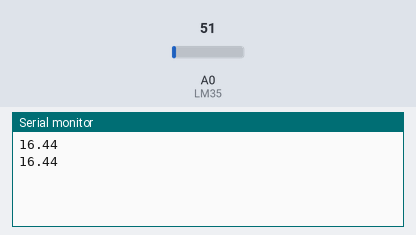
A sketch run on a simulated Arduino Uno, built with avr-gcc and run on an emulated ATmega328P. Shown: the last lines printed to the serial monitor. The inputs (shaded band) are chosen by the test bench; at power-on: A0 (LM35) = 51.

Above: at 5.8 s.
5.9 s: A0 (LM35) set to 61
At 11.4 s:
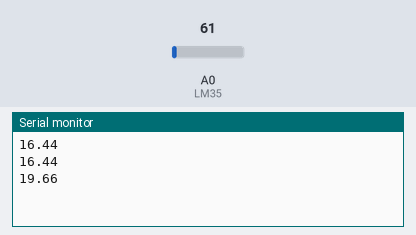
11.9 s: A0 (LM35) set to 71
At 16.4 s:
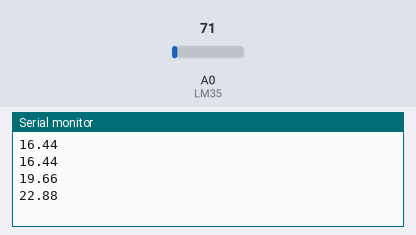
Timing chart, 0 to 17.9 s (numbered marks = the images above; inputs shaded):
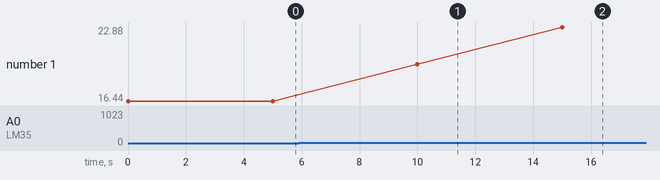

The sketch:

TempLogger_Arduino.ino
```cpp
#define LM35 A0 // define a label for "A0" pin

void setup() {
  // put your setup code here, to run once:

  // Use Serial interface for connecting Arduino
  // to an app in the computer
  Serial.begin(9600); // Serial connection speed: 9600bps

  // The LM35 follows a linear scale with a 10 mV/ºC factor
  // so the max value of its output analog voltage
  // is supposed to be 1.5V at 150ºC (the maximum detectable temperature by LM35)
  // which is small compared to the default analog voltage reference of Arduino (5V)
  //
  // So we modify the resolution of the ADC (thus reducing the quantization error)
  // by changing the analog voltage reference of the ADC to 3.3V,
  // which is a voltage reference available in the Arduino board.
  analogReference(EXTERNAL); // connect AREF pin to 3.3V pin

  // NEVER, EVER connect AREF pin to an external voltage reference
  // if analogReference() is not called BEFORE analogRead()
  // or you will create an internal shotcut between the external voltage reference
  // and the default analog voltage reference (5V)
}

void loop() {
  // put your main code here, to run repeatedly:

  // Read the output of the LM35.
  //
  // The ADC has a resolution of 10bit (1024 levels)
  // so it returns an int between 0 and 1023.
  //
  // Since we are using a 3.3V external voltage reference
  // the ADC resolution is: 3.3V / 1024 levels = 3.22mV
  // So, an analog reading between 0 and 3.33mV will be represented by 0,
  // between 3.22mV and 6.44mV by 1,
  // between 6.44mV and 9.66mV by 2,
  // ...
  // and between 3.2967V and 3.3V by 1023.
  //
  // All the possible voltage readings within a level,
  // each of them representing a different temperature,
  // are coded as if they represented the same temperature.
  int ADC_reading = analogRead(LM35);

  // If we had used the default analog voltage reference (5V)
  // the ADC resolution would have been: 5.0V / 1024 levels = 4.88mV
  // So, an analog reading between 0 and 4.88mV will be represented by 0,
  // between 4.88mV and 9.76mV by 1,
  // between 9.76mV and 14.64mV by 2,
  // ...
  // and between 4.99512V and 5V by 1023.

  // Convert the ADC reading to voltage
  float voltage = ADC_reading * 3.3/1024;

  // The error between the real voltage read by the ADC
  // and the actual voltage calculated from the int asigned by the ADC
  // is the quantization error.
  //
  // Thus, we accomplish more accuracy in the readings
  // by reducing the gap between levels.

  // Calculate the temperature.
  // LM35 datasheet specifies a linear scale of 10 mV/ºC
  float temperature = voltage * 100;

  // Send the temperature to the app in the computer
  Serial.println(temperature);

  delay(5000); // Wait 1s between readings to avoid LM35 self-heating
}
```

Measured:
- after the input at 5.9 s, the serial monitor: prints a new line after 4.1 s (image 1)
- after the input at 11.9 s, the serial monitor: prints a new line after 3.1 s (image 2)
- plotted number 1: 16.44 → 19.66 after the input at 5.9 s, 19.66 → 22.88 after the input at 11.9 s
